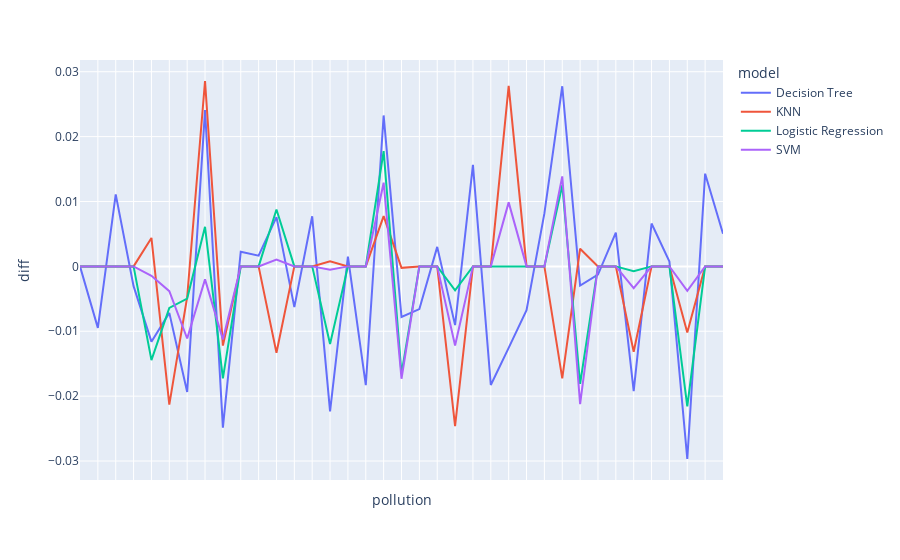

The code cell stored with this chart in its notebook:
### Code cell
li = df.pollution.unique()
agg = df.groupby(['model','group_index'])['diff'].mean()
agg = pd.DataFrame(agg).reset_index()

agg['pollution'] = agg['group_index'].apply(lambda x: li[x])

agg['completeness'] = agg['pollution'].str.extract(r'completness_pollution_([0-9.]+)')
agg['accuracy'] = agg['pollution'].str.extract(r'feature_accuracy_pollution_([0-9.]+)')
agg['dupp_fac'] = agg['pollution'].str.extract(r'duplicate_factor_([0-9]+)')


fig = px.line(agg.fillna(0), x="pollution", y="diff", color='model')

fig.update_xaxes(showticklabels=False)

fig.show()

### Figure 1 — Plotly figure (JSON) as saved in the notebook; plotly's stock layout.template omitted (floating-point values rounded to 4 significant figures)
{"data": [{"hovertemplate": "model=Decision Tree<br>pollution=%{x}<br>diff=%{y}<extra></extra>", "legendgroup": "Decision Tree", "line": {"color": "#636efa", "dash": "solid"}, "marker": {"symbol": "circle"}, "mode": "lines", "name": "Decision Tree", "orientation": "v", "showlegend": true, "type": "scatter", "x": [0, "duplicate_factor_3", "duplicate_factor_5", "duplicate_factor_7", "completness_pollution_0.2", "completness_pollution_0.4", "completness_pollution_0.6", "feature_accuracy_pollution_0.2", "duplicate_factor_3_completness_pollution_0.2_feature_accuracy_pollution_0.2_random_seed_42", "duplicate_factor_5_completness_pollution_0.2_feature_accuracy_pollution_0.2_random_seed_42", "duplicate_factor_7_completness_pollution_0.2_feature_accuracy_pollution_0.2_random_seed_42", "duplicate_factor_3_completness_pollution_0.4_feature_accuracy_pollution_0.2_random_seed_42", "duplicate_factor_5_completness_pollution_0.4_feature_accuracy_pollution_0.2_random_seed_42", "duplicate_factor_7_completness_pollution_0.4_feature_accuracy_pollution_0.2_random_seed_42", "duplicate_factor_3_completness_pollution_0.6_feature_accuracy_pollution_0.2_random_seed_42", "duplicate_factor_5_completness_pollution_0.6_feature_accuracy_pollution_0.2_random_seed_42", "duplicate_factor_7_completness_pollution_0.6_feature_accuracy_pollution_0.2_random_seed_42", "feature_accuracy_pollution_0.4", "duplicate_factor_3_completness_pollution_0.2_feature_accuracy_pollution_0.4_random_seed_42", "duplicate_factor_5_completness_pollution_0.2_feature_accuracy_pollution_0.4_random_seed_42", "duplicate_factor_7_completness_pollution_0.2_feature_accuracy_pollution_0.4_random_seed_42", "duplicate_factor_3_completness_pollution_0.4_feature_accuracy_pollution_0.4_random_seed_42", "duplicate_factor_5_completness_pollution_0.4_feature_accuracy_pollution_0.4_random_seed_42", "duplicate_factor_7_completness_pollution_0.4_feature_accuracy_pollution_0.4_random_seed_42", "duplicate_factor_3_completness_pollution_0.6_feature_accuracy_pollution_0.4_random_seed_42", "duplicate_factor_5_completness_pollution_0.6_feature_accuracy_pollution_0.4_random_seed_42", "duplicate_factor_7_completness_pollution_0.6_feature_accuracy_pollution_0.4_random_seed_42", "feature_accuracy_pollution_0.6", "duplicate_factor_3_completness_pollution_0.2_feature_accuracy_pollution_0.6_random_seed_42", "duplicate_factor_5_completness_pollution_0.2_feature_accuracy_pollution_0.6_random_seed_42", "duplicate_factor_7_completness_pollution_0.2_feature_accuracy_pollution_0.6_random_seed_42", "duplicate_factor_3_completness_pollution_0.4_feature_accuracy_pollution_0.6_random_seed_42", "duplicate_factor_5_completness_pollution_0.4_feature_accuracy_pollution_0.6_random_seed_42", "duplicate_factor_7_completness_pollution_0.4_feature_accuracy_pollution_0.6_random_seed_42", "duplicate_factor_3_completness_pollution_0.6_feature_accuracy_pollution_0.6_random_seed_42", "duplicate_factor_5_completness_pollution_0.6_feature_accuracy_pollution_0.6_random_seed_42", "duplicate_factor_7_completness_pollution_0.6_feature_accuracy_pollution_0.6_random_seed_42"], "xaxis": "x", "y": [0, -0.009476, 0.0111, -0.003048, -0.0116, -0.00717, -0.01935, 0.02409, -0.02486, 0.002244, 0.001651, 0.007596, -0.006288, 0.00772, -0.02234, 0.001497, -0.01832, 0.02326, -0.007803, -0.006579, 0.003005, -0.009057, 0.01564, -0.01828, -0.01257, -0.006739, 0.008161, 0.02776, -0.002963, -0.001276, 0.005193, -0.01922, 0.006608, 0.0007346, -0.02969, 0.01429, 0.005045], "yaxis": "y"}, {"hovertemplate": "model=KNN<br>pollution=%{x}<br>diff=%{y}<extra></extra>", "legendgroup": "KNN", "line": {"color": "#EF553B", "dash": "solid"}, "marker": {"symbol": "circle"}, "mode": "lines", "name": "KNN", "orientation": "v", "showlegend": true, "type": "scatter", "x": [0, "duplicate_factor_3", "duplicate_factor_5", "duplicate_factor_7", "completness_pollution_0.2", "completness_pollution_0.4", "completness_pollution_0.6", "feature_accuracy_pollution_0.2", "duplicate_factor_3_completness_pollution_0.2_feature_accuracy_pollution_0.2_random_seed_42", "duplicate_factor_5_completness_pollution_0.2_feature_accuracy_pollution_0.2_random_seed_42", "duplicate_factor_7_completness_pollution_0.2_feature_accuracy_pollution_0.2_random_seed_42", "duplicate_factor_3_completness_pollution_0.4_feature_accuracy_pollution_0.2_random_seed_42", "duplicate_factor_5_completness_pollution_0.4_feature_accuracy_pollution_0.2_random_seed_42", "duplicate_factor_7_completness_pollution_0.4_feature_accuracy_pollution_0.2_random_seed_42", "duplicate_factor_3_completness_pollution_0.6_feature_accuracy_pollution_0.2_random_seed_42", "duplicate_factor_5_completness_pollution_0.6_feature_accuracy_pollution_0.2_random_seed_42", "duplicate_factor_7_completness_pollution_0.6_feature_accuracy_pollution_0.2_random_seed_42", "feature_accuracy_pollution_0.4", "duplicate_factor_3_completness_pollution_0.2_feature_accuracy_pollution_0.4_random_seed_42", "duplicate_factor_5_completness_pollution_0.2_feature_accuracy_pollution_0.4_random_seed_42", "duplicate_factor_7_completness_pollution_0.2_feature_accuracy_pollution_0.4_random_seed_42", "duplicate_factor_3_completness_pollution_0.4_feature_accuracy_pollution_0.4_random_seed_42", "duplicate_factor_5_completness_pollution_0.4_feature_accuracy_pollution_0.4_random_seed_42", "duplicate_factor_7_completness_pollution_0.4_feature_accuracy_pollution_0.4_random_seed_42", "duplicate_factor_3_completness_pollution_0.6_feature_accuracy_pollution_0.4_random_seed_42", "duplicate_factor_5_completness_pollution_0.6_feature_accuracy_pollution_0.4_random_seed_42", "duplicate_factor_7_completness_pollution_0.6_feature_accuracy_pollution_0.4_random_seed_42", "feature_accuracy_pollution_0.6", "duplicate_factor_3_completness_pollution_0.2_feature_accuracy_pollution_0.6_random_seed_42", "duplicate_factor_5_completness_pollution_0.2_feature_accuracy_pollution_0.6_random_seed_42", "duplicate_factor_7_completness_pollution_0.2_feature_accuracy_pollution_0.6_random_seed_42", "duplicate_factor_3_completness_pollution_0.4_feature_accuracy_pollution_0.6_random_seed_42", "duplicate_factor_5_completness_pollution_0.4_feature_accuracy_pollution_0.6_random_seed_42", "duplicate_factor_7_completness_pollution_0.4_feature_accuracy_pollution_0.6_random_seed_42", "duplicate_factor_3_completness_pollution_0.6_feature_accuracy_pollution_0.6_random_seed_42", "duplicate_factor_5_completness_pollution_0.6_feature_accuracy_pollution_0.6_random_seed_42", "duplicate_factor_7_completness_pollution_0.6_feature_accuracy_pollution_0.6_random_seed_42"], "xaxis": "x", "y": [0, 0, 0, 0, 0.004387, -0.02131, -0.004749, 0.02857, -0.0122, 0, 0, -0.01332, 0, 0, 0.0007905, 0, 0, 0.007741, -0.0002304, 0, 0, -0.02463, 0, 0, 0.02782, 0, 0, -0.01727, 0.002717, 0, 0, -0.01315, 0, 0, -0.01018, 0, 0], "yaxis": "y"}, {"hovertemplate": "model=Logistic Regression<br>pollution=%{x}<br>diff=%{y}<extra></extra>", "legendgroup": "Logistic Regression", "line": {"color": "#00cc96", "dash": "solid"}, "marker": {"symbol": "circle"}, "mode": "lines", "name": "Logistic Regression", "orientation": "v", "showlegend": true, "type": "scatter", "x": [0, "duplicate_factor_3", "duplicate_factor_5", "duplicate_factor_7", "completness_pollution_0.2", "completness_pollution_0.4", "completness_pollution_0.6", "feature_accuracy_pollution_0.2", "duplicate_factor_3_completness_pollution_0.2_feature_accuracy_pollution_0.2_random_seed_42", "duplicate_factor_5_completness_pollution_0.2_feature_accuracy_pollution_0.2_random_seed_42", "duplicate_factor_7_completness_pollution_0.2_feature_accuracy_pollution_0.2_random_seed_42", "duplicate_factor_3_completness_pollution_0.4_feature_accuracy_pollution_0.2_random_seed_42", "duplicate_factor_5_completness_pollution_0.4_feature_accuracy_pollution_0.2_random_seed_42", "duplicate_factor_7_completness_pollution_0.4_feature_accuracy_pollution_0.2_random_seed_42", "duplicate_factor_3_completness_pollution_0.6_feature_accuracy_pollution_0.2_random_seed_42", "duplicate_factor_5_completness_pollution_0.6_feature_accuracy_pollution_0.2_random_seed_42", "duplicate_factor_7_completness_pollution_0.6_feature_accuracy_pollution_0.2_random_seed_42", "feature_accuracy_pollution_0.4", "duplicate_factor_3_completness_pollution_0.2_feature_accuracy_pollution_0.4_random_seed_42", "duplicate_factor_5_completness_pollution_0.2_feature_accuracy_pollution_0.4_random_seed_42", "duplicate_factor_7_completness_pollution_0.2_feature_accuracy_pollution_0.4_random_seed_42", "duplicate_factor_3_completness_pollution_0.4_feature_accuracy_pollution_0.4_random_seed_42", "duplicate_factor_5_completness_pollution_0.4_feature_accuracy_pollution_0.4_random_seed_42", "duplicate_factor_7_completness_pollution_0.4_feature_accuracy_pollution_0.4_random_seed_42", "duplicate_factor_3_completness_pollution_0.6_feature_accuracy_pollution_0.4_random_seed_42", "duplicate_factor_5_completness_pollution_0.6_feature_accuracy_pollution_0.4_random_seed_42", "duplicate_factor_7_completness_pollution_0.6_feature_accuracy_pollution_0.4_random_seed_42", "feature_accuracy_pollution_0.6", "duplicate_factor_3_completness_pollution_0.2_feature_accuracy_pollution_0.6_random_seed_42", "duplicate_factor_5_completness_pollution_0.2_feature_accuracy_pollution_0.6_random_seed_42", "duplicate_factor_7_completness_pollution_0.2_feature_accuracy_pollution_0.6_random_seed_42", "duplicate_factor_3_completness_pollution_0.4_feature_accuracy_pollution_0.6_random_seed_42", "duplicate_factor_5_completness_pollution_0.4_feature_accuracy_pollution_0.6_random_seed_42", "duplicate_factor_7_completness_pollution_0.4_feature_accuracy_pollution_0.6_random_seed_42", "duplicate_factor_3_completness_pollution_0.6_feature_accuracy_pollution_0.6_random_seed_42", "duplicate_factor_5_completness_pollution_0.6_feature_accuracy_pollution_0.6_random_seed_42", "duplicate_factor_7_completness_pollution_0.6_feature_accuracy_pollution_0.6_random_seed_42"], "xaxis": "x", "y": [0, 0, 0, 0, -0.01444, -0.00639, -0.004956, 0.006102, -0.01726, 0, 0, 0.00876, 0, 0, -0.01196, 0, 0, 0.01775, -0.01656, 0, 0, -0.003692, 0, 0, 5.102e-05, 0, 0, 0.0125, -0.01811, 0, 0, -0.0007456, 0, 0, -0.02157, 0, 0], "yaxis": "y"}, {"hovertemplate": "model=SVM<br>pollution=%{x}<br>diff=%{y}<extra></extra>", "legendgroup": "SVM", "line": {"color": "#ab63fa", "dash": "solid"}, "marker": {"symbol": "circle"}, "mode": "lines", "name": "SVM", "orientation": "v", "showlegend": true, "type": "scatter", "x": [0, "duplicate_factor_3", "duplicate_factor_5", "duplicate_factor_7", "completness_pollution_0.2", "completness_pollution_0.4", "completness_pollution_0.6", "feature_accuracy_pollution_0.2", "duplicate_factor_3_completness_pollution_0.2_feature_accuracy_pollution_0.2_random_seed_42", "duplicate_factor_5_completness_pollution_0.2_feature_accuracy_pollution_0.2_random_seed_42", "duplicate_factor_7_completness_pollution_0.2_feature_accuracy_pollution_0.2_random_seed_42", "duplicate_factor_3_completness_pollution_0.4_feature_accuracy_pollution_0.2_random_seed_42", "duplicate_factor_5_completness_pollution_0.4_feature_accuracy_pollution_0.2_random_seed_42", "duplicate_factor_7_completness_pollution_0.4_feature_accuracy_pollution_0.2_random_seed_42", "duplicate_factor_3_completness_pollution_0.6_feature_accuracy_pollution_0.2_random_seed_42", "duplicate_factor_5_completness_pollution_0.6_feature_accuracy_pollution_0.2_random_seed_42", "duplicate_factor_7_completness_pollution_0.6_feature_accuracy_pollution_0.2_random_seed_42", "feature_accuracy_pollution_0.4", "duplicate_factor_3_completness_pollution_0.2_feature_accuracy_pollution_0.4_random_seed_42", "duplicate_factor_5_completness_pollution_0.2_feature_accuracy_pollution_0.4_random_seed_42", "duplicate_factor_7_completness_pollution_0.2_feature_accuracy_pollution_0.4_random_seed_42", "duplicate_factor_3_completness_pollution_0.4_feature_accuracy_pollution_0.4_random_seed_42", "duplicate_factor_5_completness_pollution_0.4_feature_accuracy_pollution_0.4_random_seed_42", "duplicate_factor_7_completness_pollution_0.4_feature_accuracy_pollution_0.4_random_seed_42", "duplicate_factor_3_completness_pollution_0.6_feature_accuracy_pollution_0.4_random_seed_42", "duplicate_factor_5_completness_pollution_0.6_feature_accuracy_pollution_0.4_random_seed_42", "duplicate_factor_7_completness_pollution_0.6_feature_accuracy_pollution_0.4_random_seed_42", "feature_accuracy_pollution_0.6", "duplicate_factor_3_completness_pollution_0.2_feature_accuracy_pollution_0.6_random_seed_42", "duplicate_factor_5_completness_pollution_0.2_feature_accuracy_pollution_0.6_random_seed_42", "duplicate_factor_7_completness_pollution_0.2_feature_accuracy_pollution_0.6_random_seed_42", "duplicate_factor_3_completness_pollution_0.4_feature_accuracy_pollution_0.6_random_seed_42", "duplicate_factor_5_completness_pollution_0.4_feature_accuracy_pollution_0.6_random_seed_42", "duplicate_factor_7_completness_pollution_0.4_feature_accuracy_pollution_0.6_random_seed_42", "duplicate_factor_3_completness_pollution_0.6_feature_accuracy_pollution_0.6_random_seed_42", "duplicate_factor_5_completness_pollution_0.6_feature_accuracy_pollution_0.6_random_seed_42", "duplicate_factor_7_completness_pollution_0.6_feature_accuracy_pollution_0.6_random_seed_42"], "xaxis": "x", "y": [0, 0, 0, 0, -0.001453, -0.003814, -0.01111, -0.002007, -0.01128, 0, 0, 0.001049, 0, 0, -0.0005232, 0, 0, 0.0129, -0.01732, 0, 0, -0.01219, 0, 0, 0.009864, 0, 0, 0.01387, -0.02122, 0, 0, -0.003354, 0, 0, -0.003762, 0, 0], "yaxis": "y"}], "layout": {"legend": {"title": {"text": "model"}, "tracegroupgap": 0}, "margin": {"t": 60}, "xaxis": {"anchor": "y", "domain": [0, 1], "showticklabels": false, "title": {"text": "pollution"}}, "yaxis": {"anchor": "x", "domain": [0, 1], "title": {"text": "diff"}}}}
